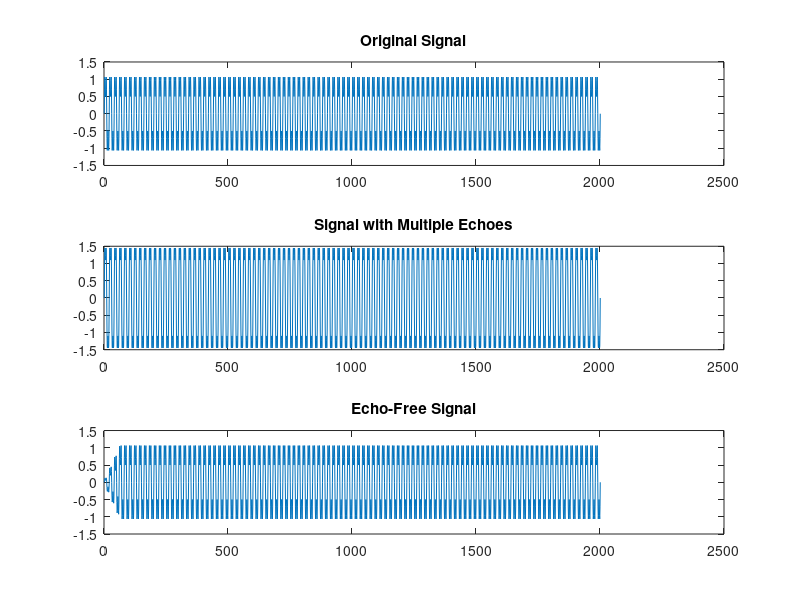

Write MATLAB code to recreate this figure.
% Parameters
mu = 0.01; % LMS step size
filterLength = 64; % Length of the adaptive filter
delay1 = 20; % Delay for the first echo
delay2 = 40; % Delay for the second echo
delay3 = 60; % Delay for the third echo

% Generate a sample signal with multiple echoes
fs = 1000; % Sampling frequency
t = 0:1/fs:2; % Time vector
originalSignal = sin(2*pi*50*t) + 0.5*sin(2*pi*150*t); % Original signal

% Simulate multiple echoes
echo1 = 0.3*sin(2*pi*50*(t - delay1)); % First echo
echo2 = 0.2*sin(2*pi*50*(t - delay2)); % Second echo
echo3 = 0.1*sin(2*pi*50*(t - delay3)); % Third echo
noisySignal = originalSignal + echo1 + echo2 + echo3; % Signal with multiple echoes

% Adaptive Filter Initialization
w = zeros(1, filterLength);

% Adaptive Filtering using LMS for multiple echoes
for n = filterLength:length(noisySignal)
    x = noisySignal(n:-1:n-filterLength+1); % Input vector
    y = w * x.'; % Output of the adaptive filter
    e = originalSignal(n) - y; % Error signal
    w = w + mu * e * x; % Update filter weights
end

% Apply the adaptive filter to the entire signal to get the echo-free signal
outputSignal = filter(w, 1, noisySignal);

% Plot the results
figure;
subplot(3,1,1); plot(originalSignal); title('Original Signal');
subplot(3,1,2); plot(noisySignal); title('Signal with Multiple Echoes');
subplot(3,1,3); plot(outputSignal); title('Echo-Free Signal');
